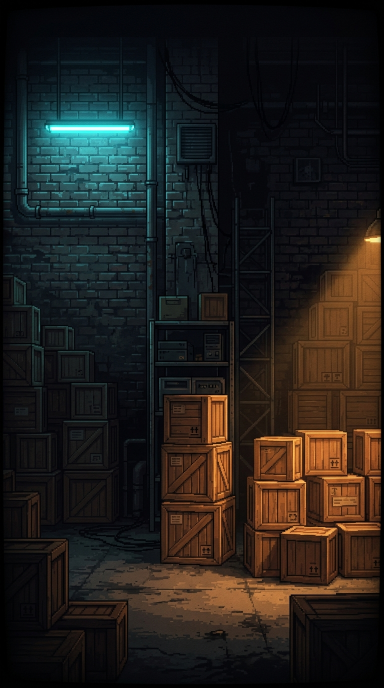
#> input picture assets/warehouse_bg.jpg, 768 x 1376 px, given in place of premium_store_icon_crate_1792868731528.jpg, which was not available (shown at 1/2 size)
$ python process_premium_icon.py
#> lines starting #> are read from the running program, lines starting #| are printed output that depends on the picture; pictures that were not available may be replaced by others from this repository, and a replacement may not be noted
#!/usr/bin/env python3
"""
tools/process_premium_icon.py

Processes the AAA-grade Golden Crate artwork into exact production icon assets:
1. assets/store_icon_512.png (512x512 32-bit PNG, Google Play Store)
2. icon.png (512x512 32-bit PNG, Godot Project Icon)
3. assets/icon_192.png (192x192 32-bit PNG, Legacy Launcher Icon)
4. assets/adaptive_background_432.png (432x432 32-bit PNG, Android Adaptive Background)
5. assets/adaptive_foreground_432.png (432x432 32-bit PNG, Android Adaptive Foreground with 264px safe-zone scaling)
"""

import os
from PIL import Image, ImageFilter, ImageDraw

ARTIFACT_DIR = "/home/snowz/.gemini/antigravity-ide/brain/585b805d-dc89-49ec-9d75-7dca930224d1"
ASSETS_DIR = "/home/snowz/godot/assets"
ROOT_DIR = "/home/snowz/godot"

CRATE_ICON_SRC = os.path.join(ARTIFACT_DIR, "premium_store_icon_crate_1792868731528.jpg")
PORTER_ICON_SRC = os.path.join(ARTIFACT_DIR, "premium_store_icon_porter_1792868780645.jpg")


def process_golden_crate_icons():
    print("Loading Golden Crate master artwork (1024x1024)...")
    img = Image.open(CRATE_ICON_SRC).convert("RGBA")

    # 1. Store Icon (512x512)
    icon_512 = img.resize((512, 512), Image.Resampling.LANCZOS)
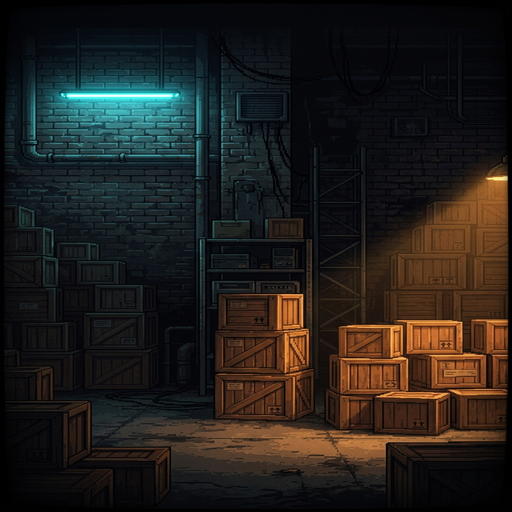
#> icon_512: PIL image 512x512 RGBA; mean R, G, B, A 34.1, 30.8, 27.4, 255
    out_store = os.path.join(ASSETS_DIR, "store_icon_512.png")
    out_root = os.path.join(ROOT_DIR, "icon.png")
    out_art_512 = os.path.join(ARTIFACT_DIR, "store_icon_512.png")

    icon_512.save(out_store, "PNG")
    icon_512.save(out_root, "PNG")
    icon_512.save(out_art_512, "PNG")
    print(f"Saved {out_store} and {out_root}")

    # 2. Legacy Launcher Icon (192x192)
    icon_192 = img.resize((192, 192), Image.Resampling.LANCZOS)
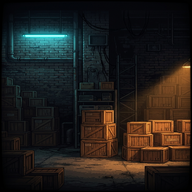
#> icon_192: PIL image 192x192 RGBA; mean R, G, B, A 34.1, 30.8, 27.4, 255
    out_192 = os.path.join(ASSETS_DIR, "icon_192.png")
    icon_192.save(out_192, "PNG")
    print(f"Saved {out_192}")

    # 3. Android Adaptive Background (432x432)
    # Scaled down full-bleed warehouse atmosphere
    bg_432 = img.resize((432, 432), Image.Resampling.LANCZOS)
    out_ad_bg = os.path.join(ASSETS_DIR, "adaptive_background_432.png")
    bg_432.save(out_ad_bg, "PNG")
    print(f"Saved {out_ad_bg}")

    # 4. Android Adaptive Foreground (432x432)
    # The crate and glowing rune pad cropped/centered cleanly within the 264px safe diameter
    # In Android, foreground is often combined with background, or can be transparent.
    # To support layered parallax animations on Pixel & Samsung launchers,
    # we provide a clean foreground with the crate & rune pad floating with subtle glow:
    fg_432 = Image.new("RGBA", (432, 432), (0, 0, 0, 0))
#> fg_432: PIL image 432x432 RGBA; every value is 0
    # Crop central focal region from 1024x1024 (center 800x800)
    crop_box = (112, 112, 912, 912)
    focal = img.crop(crop_box).resize((320, 320), Image.Resampling.LANCZOS)
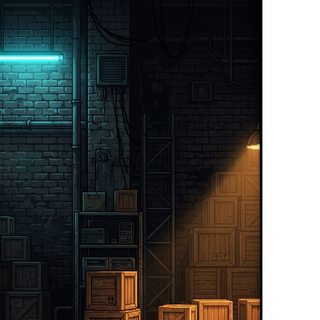
#> focal: PIL image 320x320 RGBA; mean R, G, B, A 26.7, 28.2, 26.6, 209.1; transparent parts drawn white
    pos = ((432 - 320) // 2, (432 - 320) // 2)
    fg_432.paste(focal, pos, focal)
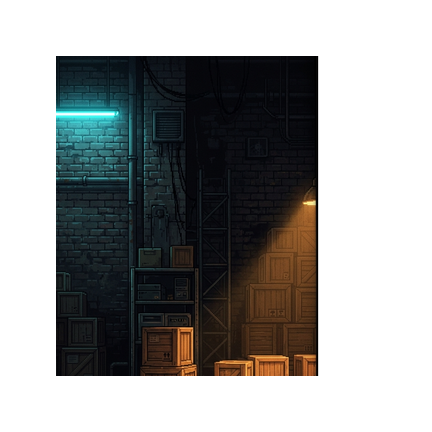
#> fg_432: PIL image 432x432 RGBA; mean R, G, B, A 14.6, 15.5, 14.6, 114.6; transparent parts drawn white
    out_ad_fg = os.path.join(ASSETS_DIR, "adaptive_foreground_432.png")
    fg_432.save(out_ad_fg, "PNG")
    print(f"Saved {out_ad_fg}")


if __name__ == "__main__":
    process_golden_crate_icons()
    print("Production icons updated with AAA Golden Crate artwork!")
